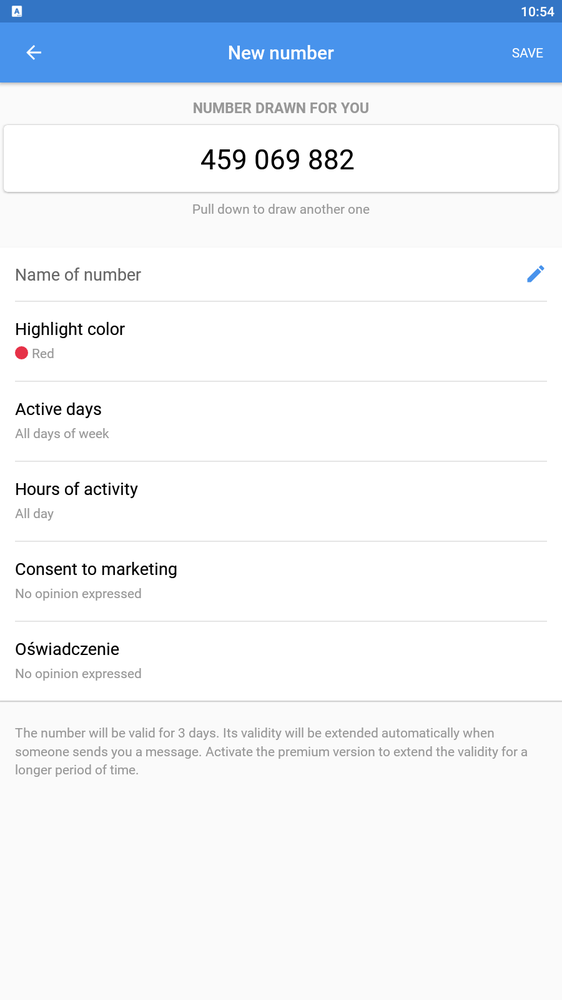
#> input picture screen.png, 562 x 1000 px, shrunk from 900 x 1600 before the run
$ python swipe_to_find_script.py.py
#> lines starting #> are read from the running program, lines starting #| are printed output that depends on the picture
import os
import time
import cv2
import pytesseract

pytesseract.pytesseract.tesseract_cmd = r'C:\Program Files\Tesseract-OCR\tesseract.exe'


def detectar_numero(imagen, numero):
    """
    Esta función detecta si un número específico está presente en la imagen.
    Utiliza Pytesseract para OCR.
    """

    imagen_gris = cv2.cvtColor(imagen, cv2.COLOR_BGR2GRAY)


    texto = pytesseract.image_to_string(imagen_gris)
    lineas = texto.split('\n')
    if len(lineas) >= 5:
        print(lineas[4])
    else:
        print("No hay suficientes líneas en el texto extraído.")

    return numero in texto

numero_deseado = "998"

while True:

    os.system("adb shell screencap -p /sdcard/screen.png")
    os.system("adb pull /sdcard/screen.png screen.png >nul")

    imagen = cv2.imread('screen.png')
#> imagen is the input picture: shape (1000, 562, 3); mean B, G, R 247.4, 240.4, 234.5


    if detectar_numero(imagen, numero_deseado):
#> in detectar_numero, `imagen_gris = cv2.cvtColor(imagen, cv2.COLOR_BGR2GRAY)`:
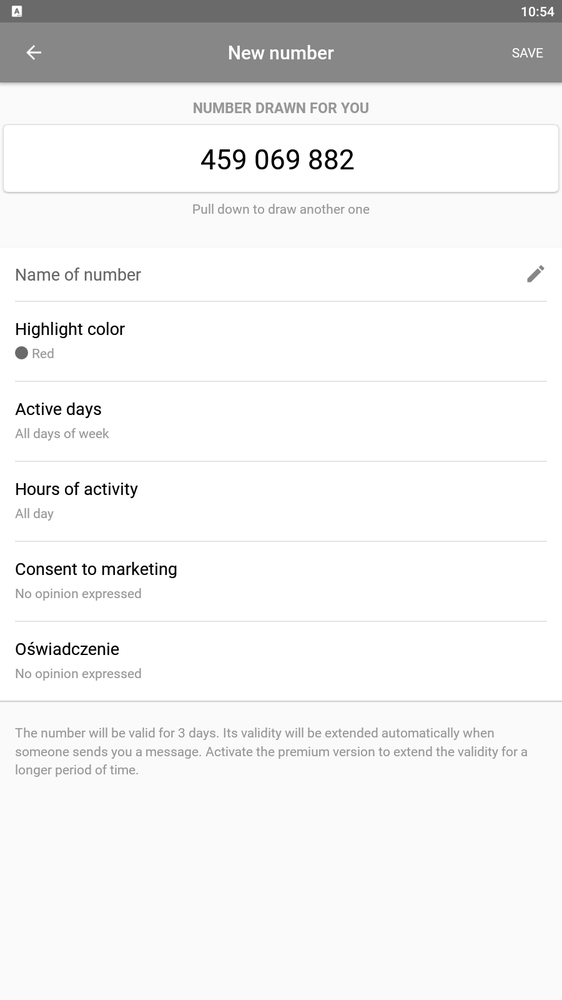
#> imagen_gris: shape (1000, 562); min 0, max 255, mean 239.4
#> (the run stopped early here; a loop or call above may not have finished)
